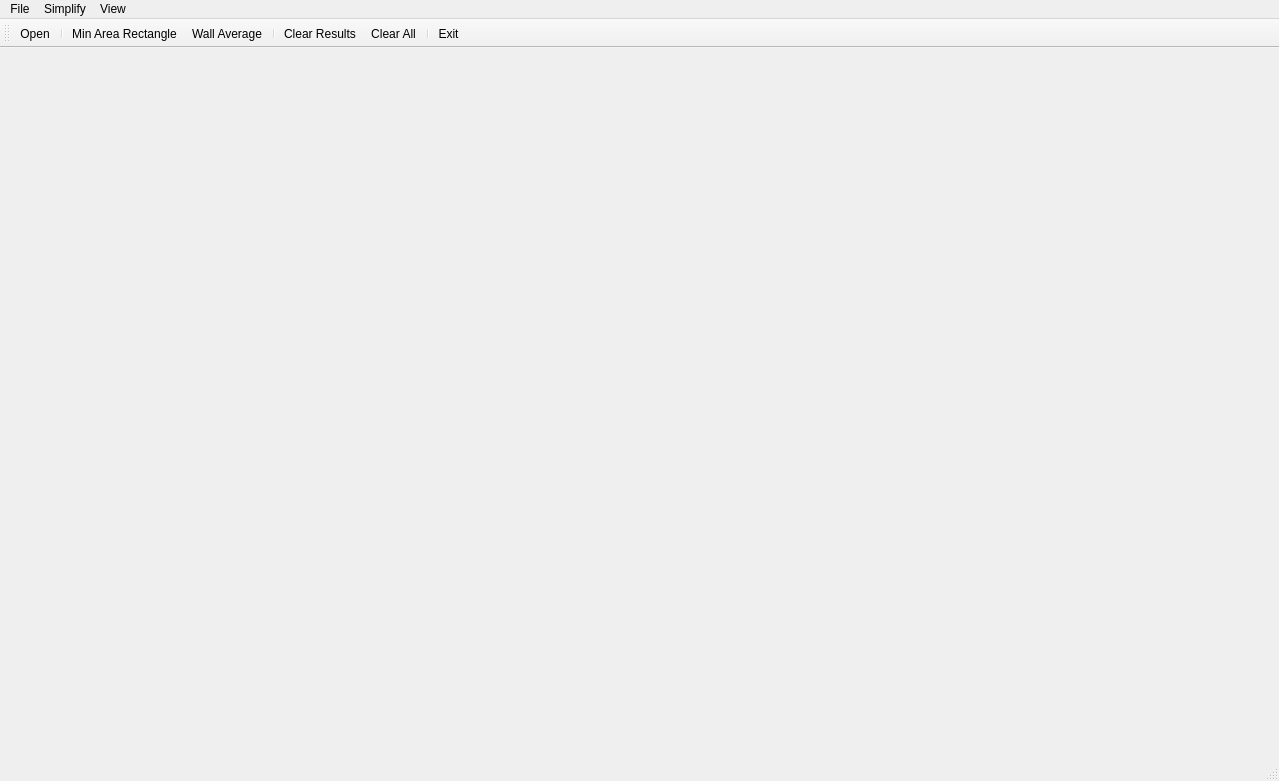
<?xml version="1.0" encoding="UTF-8"?>
<ui version="4.0">
 <class>MainForm</class>
 <widget class="QMainWindow" name="MainForm">
  <property name="geometry">
   <rect>
    <x>0</x>
    <y>0</y>
    <width>1279</width>
    <height>781</height>
   </rect>
  </property>
  <property name="windowTitle">
   <string>Building Simplify</string>
  </property>
  <widget class="QWidget" name="centralwidget">
   <layout class="QHBoxLayout" name="horizontalLayout">
    <item>
     <widget class="Draw" name="Canvas" native="true"/>
    </item>
   </layout>
  </widget>
  <widget class="QMenuBar" name="menubar">
   <property name="geometry">
    <rect>
     <x>0</x>
     <y>0</y>
     <width>1279</width>
     <height>21</height>
    </rect>
   </property>
   <widget class="QMenu" name="menuFile">
    <property name="title">
     <string>File</string>
    </property>
    <addaction name="actionOpen"/>
    <addaction name="separator"/>
    <addaction name="actionExit"/>
   </widget>
   <widget class="QMenu" name="menuSimplify">
    <property name="title">
     <string>Simplify</string>
    </property>
    <addaction name="actionMin_Area_Rectangle"/>
    <addaction name="actionWall_Average"/>
   </widget>
   <widget class="QMenu" name="menuView">
    <property name="title">
     <string>View</string>
    </property>
    <addaction name="actionClear_results"/>
    <addaction name="separator"/>
    <addaction name="actionClear_All"/>
   </widget>
   <addaction name="menuFile"/>
   <addaction name="menuSimplify"/>
   <addaction name="menuView"/>
  </widget>
  <widget class="QStatusBar" name="statusbar"/>
  <widget class="QToolBar" name="toolBar">
   <property name="windowTitle">
    <string>toolBar</string>
   </property>
   <attribute name="toolBarArea">
    <enum>TopToolBarArea</enum>
   </attribute>
   <attribute name="toolBarBreak">
    <bool>false</bool>
   </attribute>
   <addaction name="actionOpen"/>
   <addaction name="separator"/>
   <addaction name="actionMin_Area_Rectangle"/>
   <addaction name="actionWall_Average"/>
   <addaction name="separator"/>
   <addaction name="actionClear_results"/>
   <addaction name="actionClear_All"/>
   <addaction name="separator"/>
   <addaction name="actionExit"/>
  </widget>
  <action name="actionOpen">
   <property name="icon">
    <iconset resource="icons.qrc">
     <normaloff>:/images/icons/open_file.png</normaloff>:/images/icons/open_file.png</iconset>
   </property>
   <property name="text">
    <string>Open</string>
   </property>
   <property name="toolTip">
    <string>Open source file</string>
   </property>
  </action>
  <action name="actionExit">
   <property name="icon">
    <iconset resource="icons.qrc">
     <normaloff>:/images/icons/exit.png</normaloff>:/images/icons/exit.png</iconset>
   </property>
   <property name="text">
    <string>Exit</string>
   </property>
   <property name="toolTip">
    <string>Close application</string>
   </property>
  </action>
  <action name="actionMin_Area_Rectangle">
   <property name="icon">
    <iconset resource="icons.qrc">
     <normaloff>:/images/icons/maer.png</normaloff>:/images/icons/maer.png</iconset>
   </property>
   <property name="text">
    <string>Min Area Rectangle</string>
   </property>
   <property name="toolTip">
    <string>Construct Minimum Area Enclosing Rectangle</string>
   </property>
  </action>
  <action name="actionWall_Average">
   <property name="icon">
    <iconset resource="icons.qrc">
     <normaloff>:/images/icons/wa.png</normaloff>:/images/icons/wa.png</iconset>
   </property>
   <property name="text">
    <string>Wall Average</string>
   </property>
   <property name="toolTip">
    <string>Create Wall Average Approximation</string>
   </property>
  </action>
  <action name="actionClear_results">
   <property name="icon">
    <iconset resource="icons.qrc">
     <normaloff>:/images/icons/clear.png</normaloff>:/images/icons/clear.png</iconset>
   </property>
   <property name="text">
    <string>Clear Results</string>
   </property>
  </action>
  <action name="actionClear_All">
   <property name="icon">
    <iconset resource="icons.qrc">
     <normaloff>:/images/icons/clear_er.png</normaloff>:/images/icons/clear_er.png</iconset>
   </property>
   <property name="text">
    <string>Clear All</string>
   </property>
  </action>
 </widget>
 <customwidgets>
  <customwidget>
   <class>Draw</class>
   <extends>QWidget</extends>
   <header>draw.h</header>
   <container>1</container>
  </customwidget>
 </customwidgets>
 <resources>
  <include location="icons.qrc"/>
 </resources>
 <connections/>
</ui>
